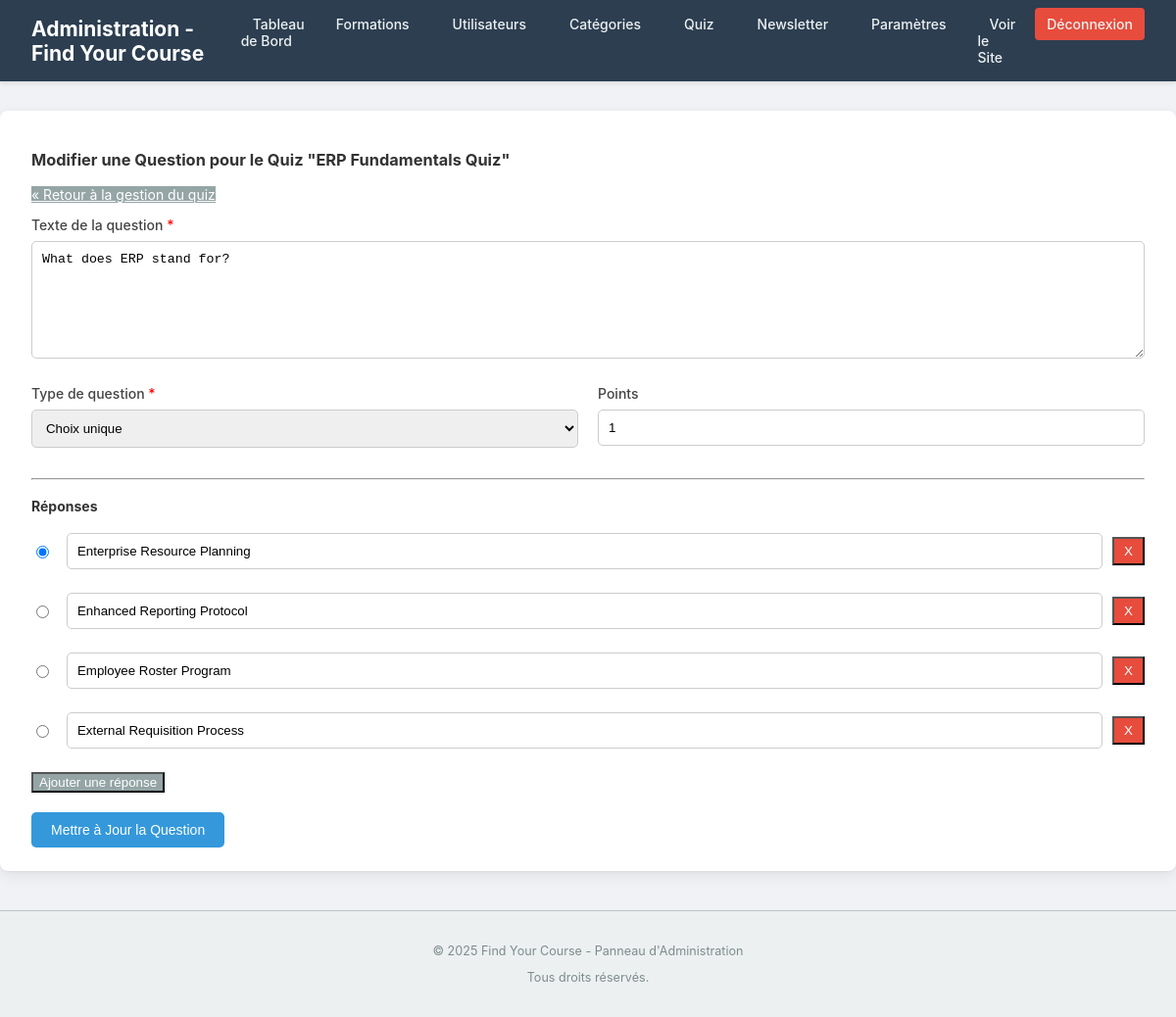
The page /admin/edit_question.php?id=1&quiz_id=1 (signed in) on the database its author committed.
### tables this page shows
CREATE TABLE `questions` (
  `id` INT AUTO_INCREMENT PRIMARY KEY,
  `quiz_id` INT NOT NULL,
  `question_text` TEXT NOT NULL,
  `type` ENUM('multiple_choice', 'single_choice') DEFAULT 'single_choice' COMMENT 'Type of question determines answer format',
  `points` INT DEFAULT 1 COMMENT 'Points awarded for a correct answer to this question',
  FOREIGN KEY (`quiz_id`) REFERENCES `quizzes`(`id`) ON DELETE CASCADE ON UPDATE CASCADE
);

CREATE TABLE `quizzes` (
  `id` INT AUTO_INCREMENT PRIMARY KEY,
  `course_id` INT NOT NULL UNIQUE COMMENT 'Each course can have one main quiz',
  `title` VARCHAR(255) NOT NULL,
  `description` TEXT DEFAULT NULL,
  FOREIGN KEY (`course_id`) REFERENCES `courses`(`id`) ON DELETE CASCADE ON UPDATE CASCADE
);

CREATE TABLE `answers` (
  `id` INT AUTO_INCREMENT PRIMARY KEY,
  `question_id` INT NOT NULL,
  `answer_text` TEXT NOT NULL,
  `is_correct` BOOLEAN DEFAULT FALSE,
  FOREIGN KEY (`question_id`) REFERENCES `questions`(`id`) ON DELETE CASCADE ON UPDATE CASCADE
);

### admin/edit_question.php (the view, shortened to what this page needs)
<?php
$admin_page_title = "Modifier une Question";
require_once '../includes/admin_header.php';
$question_id = filter_input(INPUT_GET, 'id', FILTER_VALIDATE_INT);
$quiz_id = filter_input(INPUT_GET, 'quiz_id', FILTER_VALIDATE_INT);
$question_data = null;
$answers_data = [];
$stmt_q = $conn->prepare("SELECT q.*, qz.title as quiz_title FROM questions q JOIN quizzes qz ON q.quiz_id = qz.id WHERE q.id = ? AND q.quiz_id = ?");
$stmt_q->bind_param("ii", $question_id, $quiz_id);
$stmt_q->execute();
$result_q = $stmt_q->get_result();
if ($result_q->num_rows === 1) {
    $question_data = $result_q->fetch_assoc();
    $stmt_a = $conn->prepare("SELECT id, answer_text, is_correct FROM answers WHERE question_id = ? ORDER BY id ASC");
    $stmt_a->bind_param("i", $question_id);
    $stmt_a->execute();
    $result_a = $stmt_a->get_result();
    while ($row = $result_a->fetch_assoc()) {
        $answers_data[] = $row;
    }
} else {
    $_SESSION['message'] = '<p class="admin-error-message">Question non trouvée.</p>';
    redirect(getBaseUrl() . '/admin/manage_questions.php?quiz_id=' . $quiz_id);
    exit;
}
?>
<h3><?php echo htmlspecialchars($admin_page_title); ?> pour le Quiz "<?php echo htmlspecialchars($question_data['quiz_title']); ?>"</h3>
<p><a href="manage_questions.php?quiz_id=<?php echo $quiz_id; ?>" class="admin-button-secondary">&laquo; Retour à la gestion du quiz</a></p>
<form action="edit_question.php?id=<?php echo $question_id; ?>&quiz_id=<?php echo $quiz_id; ?>" method="POST" class="admin-form">
    <div class="form-group">
        <label for="question_text">Texte de la question <span style="color:red;">*</span></label>
        <textarea id="question_text" name="question_text" rows="3" required><?php echo htmlspecialchars($question_data['question_text']); ?></textarea>
    </div>
    <div style="display:flex; gap: 20px;">
        <div class="form-group" style="flex:1;">
            <label for="question_type">Type de question <span style="color:red;">*</span></label>
            <select id="question_type" name="question_type">
                <option value="single_choice" <?php echo ($question_data['type'] === 'single_choice') ? 'selected' : ''; ?>>Choix unique</option>
            </select>
        </div>
        <div class="form-group" style="flex:1;">
            <label for="points">Points</label>
            <input type="number" id="points" name="points" value="<?php echo htmlspecialchars($question_data['points']); ?>" min="1" required>
        </div>
    </div>
    <hr>
    <h4>Réponses</h4>
    <div id="answers-container">
        <?php foreach ($answers_data as $index => $answer): ?>
            <div class="answer-field form-group" style="display: flex; align-items: center; gap: 10px;">
                <input type="<?php echo ($question_data['type'] === 'single_choice') ? 'radio' : 'checkbox'; ?>"
                       name="<?php echo ($question_data['type'] === 'single_choice') ? 'is_correct' : 'is_correct[]'; ?>"
                       value="<?php echo $index; ?>"
                       title="Marquer comme correcte"
                       <?php if ($answer['is_correct']) echo 'checked'; ?>>
                <input type="text" name="answers[]" class="answer-text" value="<?php echo htmlspecialchars($answer['answer_text']); ?>" style="flex-grow:1;" required>
                <button type="button" class="remove-answer-btn admin-button-danger" style="padding: 5px 10px;">X</button>
            </div>
        <?php endforeach; ?>
    </div>
    <button type="button" id="add-answer-btn" class="admin-button-secondary">Ajouter une réponse</button>
    <div class="form-actions" style="margin-top:20px;">
        <button type="submit" class="admin-button-primary">Mettre à Jour la Question</button>
    </div>
</form>
<?php
require_once '../includes/admin_footer.php';
?>

### assets/css/admin_style.css (style rules this page uses)
body.admin-body { font-family: -apple-system, BlinkMacSystemFont, "Segoe UI", Roboto, Helvetica, Arial, sans-serif; margin: 0; padding: 0; background-color: #f0f2f5; color: #333; font-size: 14px; }
.admin-form .form-group { margin-bottom: 1.5rem; }
.admin-form label { display: block; font-weight: 500; margin-bottom: 0.5rem; color: #444; }
.admin-form input[type="text"], .admin-form input[type="email"], .admin-form input[type="password"], .admin-form input[type="number"], .admin-form input[type="url"], .admin-form textarea, .admin-form select { width: 100%; padding: 10px; border: 1px solid #ccc; border-radius: 5px; box-sizing: border-box; font-size: 0.95em; transition: border-color 0.2s ease, box-shadow 0.2s ease; }
.admin-form textarea { min-height: 120px; resize: vertical; }
.admin-form input[type="checkbox"], .admin-form input[type="radio"] { margin-right: 8px; vertical-align: middle; }
.admin-button-primary, .admin-form button[type="submit"] { background-color: #3498db; color: white; padding: 10px 20px; border: none; border-radius: 5px; cursor: pointer; font-size: 1em; font-weight: 500; transition: background-color 0.2s ease; text-decoration: none; display: inline-block; }
.admin-button-secondary { background-color: #95a5a6; color: white; }
.admin-button-danger { background-color: #e74c3c; color: white; }

### rows shown on the page
questions: quiz.title "ERP Fundamentals Quiz", question_text "What does ERP stand for?", question_type "Choix unique", points "1", type "☑"
answers: answer_text "Enterprise Resource Planning"
answers: answer_text "Enhanced Reporting Protocol"
answers: answer_text "Employee Roster Program"
answers: answer_text "External Requisition Process"

### other values the page prints
$admin_page_title "Modifier une Question"
